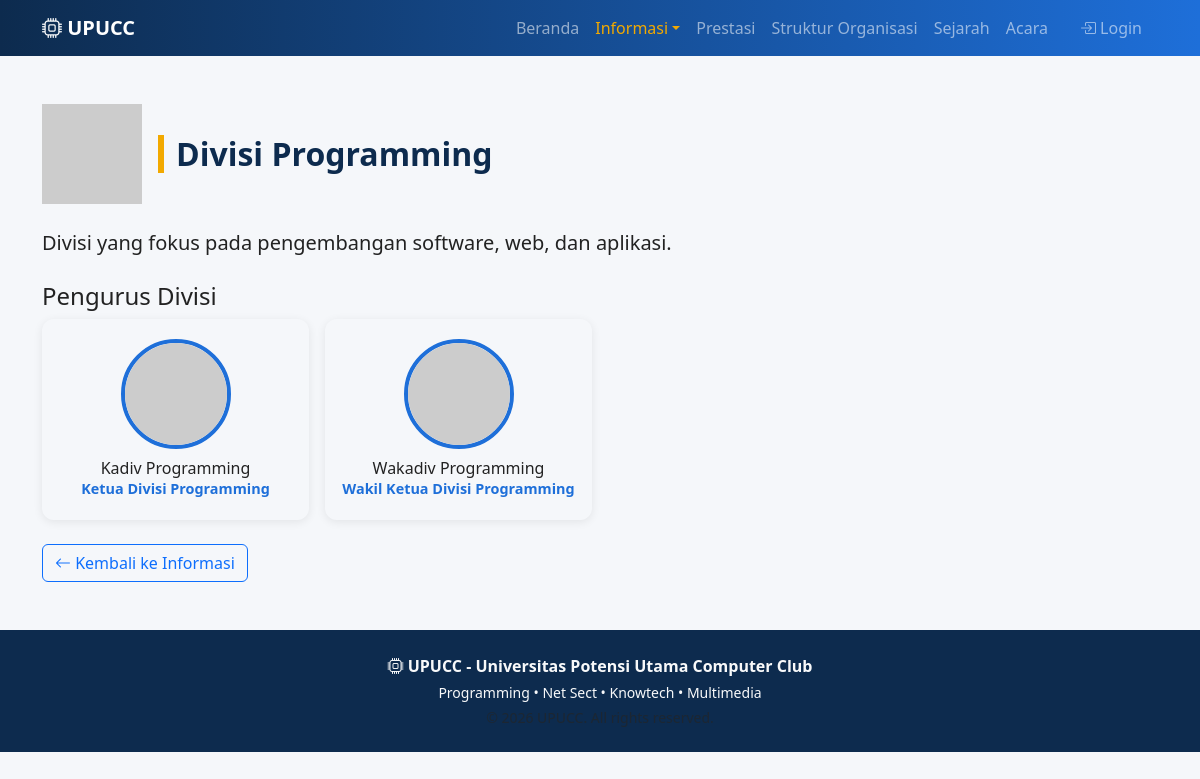
The app's page /informasi_divisi.php?slug=programming with its own data.
### tables this page shows
CREATE TABLE divisions (
  id INT AUTO_INCREMENT PRIMARY KEY,
  nama VARCHAR(50) NOT NULL,
  slug VARCHAR(50) UNIQUE NOT NULL,
  logo VARCHAR(255) DEFAULT NULL,
  deskripsi TEXT,
  sejarah TEXT
);

CREATE TABLE members (
  id INT AUTO_INCREMENT PRIMARY KEY,
  username VARCHAR(50) UNIQUE NOT NULL,
  password VARCHAR(255) NOT NULL,
  nama VARCHAR(100) NOT NULL,
  foto VARCHAR(255) DEFAULT NULL,
  role ENUM('ketum','waketum','bendahara','kadiv','wakadiv','sekretaris','anggota') NOT NULL DEFAULT 'anggota',
  divisi_id INT NULL,
  jabatan_text VARCHAR(100) DEFAULT NULL,
  tampil_struktur TINYINT(1) NOT NULL DEFAULT 1,
  urutan INT NOT NULL DEFAULT 0,
  status ENUM('aktif','nonaktif') NOT NULL DEFAULT 'aktif',
  created_at TIMESTAMP DEFAULT CURRENT_TIMESTAMP,
  FOREIGN KEY (divisi_id) REFERENCES divisions(id) ON DELETE SET NULL
);

### includes/functions.php (called while the page is built, shortened)
<?php
function e($str) {
    return htmlspecialchars($str ?? '', ENT_QUOTES, 'UTF-8');
}

### informasi_divisi.php (the view, shortened to what this page needs)
<?php
require_once __DIR__ . '/includes/functions.php';
$pdo = getDB();
$slug = $_GET['slug'] ?? '';
$stmt = $pdo->prepare("SELECT * FROM divisions WHERE slug = ?");
$stmt->execute([$slug]);
$divisi = $stmt->fetch();
require_once __DIR__ . '/partials/header.php';
$ketua = $pdo->prepare("SELECT * FROM members WHERE divisi_id = ? AND role IN ('kadiv','wakadiv') AND tampil_struktur=1 ORDER BY FIELD(role,'kadiv','wakadiv')");
$ketua->execute([$divisi['id']]);
$pengurusDivisi = $ketua->fetchAll();
?>
<div class="container my-5">
  <div class="d-flex align-items-center gap-3 mb-4">
    <img src="<?= $divisi['logo'] ? 'uploads/divisi/'.e($divisi['logo']) : 'https://via.placeholder.com/100?text='.e(substr($divisi['nama'],0,1)) ?>" style="width:100px;height:100px;object-fit:contain;" alt="">
    <h2 class="section-title mb-0">Divisi <?= e($divisi['nama']) ?></h2>
  </div>
  <p class="lead" style="white-space:pre-line;"><?= nl2br(e($divisi['deskripsi'] ?? 'Belum ada deskripsi.')) ?></p>
  <?php if ($pengurusDivisi): ?>
  <h4 class="mt-4">Pengurus Divisi</h4>
  <div class="row g-3">
    <?php foreach ($pengurusDivisi as $p): ?>
    <div class="col-md-3 col-6">
      <div class="struktur-card">
        <img src="<?= $p['foto'] ? 'uploads/anggota/'.e($p['foto']) : 'https://via.placeholder.com/110?text=Foto' ?>" alt="">
        <h6 class="mb-0"><?= e($p['nama']) ?></h6>
        <div class="jabatan"><?= e($p['jabatan_text'] ?: label_role($p['role'])) ?></div>
      </div>
    </div>
    <?php endforeach; ?>
  </div>
  <?php endif; ?>
  <a href="informasi.php" class="btn btn-outline-primary mt-4"><i class="bi bi-arrow-left"></i> Kembali ke Informasi</a>
</div>
<?php require_once __DIR__ . '/partials/footer.php'; ?>

### css/style.css (style rules this page uses)
:root { --upucc-primary: #0d2b4e; --upucc-secondary: #1e6fd9; --upucc-accent: #f2a900; }
body { background:#f5f7fa; font-family:'Segoe UI',Roboto,Arial,sans-serif; color:#222; }
.section-title { font-weight:700; color:var(--upucc-primary); border-left:6px solid var(--upucc-accent); padding-left:12px; margin-bottom:25px; }
.struktur-card { border:none; box-shadow:0 2px 10px rgba(0,0,0,.08); border-radius:12px; text-align:center; padding:20px 10px; }
.struktur-card img { width:110px; height:110px; object-fit:cover; border-radius:50%; border:4px solid var(--upucc-secondary); margin-bottom:10px; }
.struktur-card .jabatan { color:var(--upucc-secondary); font-weight:600; font-size:.9rem; }

### records on screen
divisions: nama "Programming", deskripsi "Divisi yang fokus pada pengembangan software, web, dan aplikasi."
members: nama "Kadiv Programming", jabatan_text "Ketua Divisi Programming"
members: nama "Wakadiv Programming", jabatan_text "Wakil Ketua Divisi Programming"
